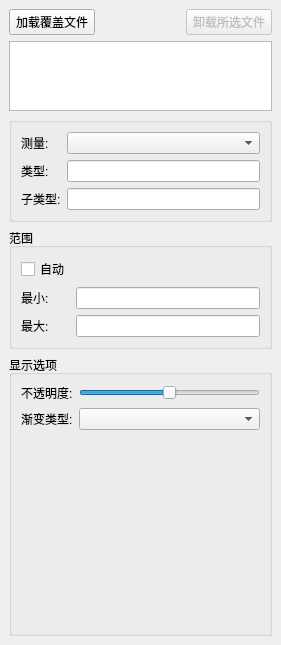
<?xml version="1.0" encoding="UTF-8"?>
<ui version="4.0">
 <class>CoverageOverlayDockWidget</class>
 <widget class="QDockWidget" name="CoverageOverlayDockWidget">
  <property name="geometry">
   <rect>
    <x>0</x>
    <y>0</y>
    <width>281</width>
    <height>523</height>
   </rect>
  </property>
  <property name="allowedAreas">
   <set>Qt::LeftDockWidgetArea|Qt::RightDockWidgetArea</set>
  </property>
  <property name="windowTitle">
   <string>覆盖层叠加</string>
  </property>
  <widget class="QWidget" name="dockWidgetContents">
   <layout class="QVBoxLayout" name="verticalLayout" stretch="0,1,0,0,4">
    <item>
     <layout class="QGridLayout" name="mButtonGridLayout" columnstretch="1,1,1">
      <item row="0" column="2">
       <widget class="QPushButton" name="mUnloadDataButton">
        <property name="enabled">
         <bool>false</bool>
        </property>
        <property name="text">
         <string>卸载所选文件</string>
        </property>
       </widget>
      </item>
      <item row="0" column="0">
       <widget class="QPushButton" name="mLoadDataButton">
        <property name="text">
         <string>加载覆盖文件</string>
        </property>
       </widget>
      </item>
      <item row="0" column="1">
       <spacer name="mLoadUnloadSpacer">
        <property name="orientation">
         <enum>Qt::Horizontal</enum>
        </property>
        <property name="sizeHint" stdset="0">
         <size>
          <width>40</width>
          <height>20</height>
         </size>
        </property>
       </spacer>
      </item>
     </layout>
    </item>
    <item>
     <widget class="QListWidget" name="mLoadedDataList">
      <property name="horizontalScrollBarPolicy">
       <enum>Qt::ScrollBarAlwaysOff</enum>
      </property>
      <property name="editTriggers">
       <set>QAbstractItemView::DoubleClicked|QAbstractItemView::EditKeyPressed</set>
      </property>
      <property name="textElideMode">
       <enum>Qt::ElideMiddle</enum>
      </property>
      <property name="sortingEnabled">
       <bool>false</bool>
      </property>
     </widget>
    </item>
    <item>
     <widget class="QGroupBox" name="mCoverageDataGroup">
      <property name="title">
       <string/>
      </property>
      <layout class="QGridLayout" name="gridLayout">
       <item row="0" column="1">
        <widget class="QComboBox" name="mFieldSelector"/>
       </item>
       <item row="0" column="0">
        <widget class="QLabel" name="mFieldLabel">
         <property name="text">
          <string>测量:</string>
         </property>
        </widget>
       </item>
       <item row="1" column="1">
        <widget class="QLineEdit" name="mTypeValue">
         <property name="readOnly">
          <bool>true</bool>
         </property>
        </widget>
       </item>
       <item row="1" column="0">
        <widget class="QLabel" name="mTypeLabel">
         <property name="text">
          <string>类型:</string>
         </property>
        </widget>
       </item>
       <item row="2" column="0">
        <widget class="QLabel" name="mSubTypeLabel">
         <property name="text">
          <string>子类型:</string>
         </property>
        </widget>
       </item>
       <item row="2" column="1">
        <widget class="QLineEdit" name="mSubtypeValue">
         <property name="readOnly">
          <bool>true</bool>
         </property>
        </widget>
       </item>
      </layout>
     </widget>
    </item>
    <item>
     <widget class="QGroupBox" name="mRangeGroup">
      <property name="enabled">
       <bool>true</bool>
      </property>
      <property name="title">
       <string>范围</string>
      </property>
      <layout class="QFormLayout" name="formLayout">
       <item row="0" column="0">
        <widget class="QCheckBox" name="mAutoScaleCheck">
         <property name="text">
          <string>自动</string>
         </property>
        </widget>
       </item>
       <item row="1" column="0">
        <widget class="QLabel" name="mMinimumLabel">
         <property name="text">
          <string>最小:</string>
         </property>
        </widget>
       </item>
       <item row="1" column="1">
        <widget class="QLineEdit" name="mMinimumEdit"/>
       </item>
       <item row="2" column="0">
        <widget class="QLabel" name="mMaximumLabel">
         <property name="text">
          <string>最大:</string>
         </property>
        </widget>
       </item>
       <item row="2" column="1">
        <widget class="QLineEdit" name="mMaximumEdit"/>
       </item>
      </layout>
     </widget>
    </item>
    <item>
     <widget class="QGroupBox" name="mDisplayGroup">
      <property name="title">
       <string>显示选项</string>
      </property>
      <layout class="QVBoxLayout" name="verticalLayout_2" stretch="0,1">
       <item>
        <layout class="QGridLayout" name="mDisplayControlsLayout" columnstretch="0,1">
         <item row="0" column="0">
          <widget class="QLabel" name="mOpacityLabel">
           <property name="text">
            <string>不透明度:</string>
           </property>
          </widget>
         </item>
         <item row="0" column="1">
          <widget class="QSlider" name="mOpacitySlider">
           <property name="maximum">
            <number>255</number>
           </property>
           <property name="pageStep">
            <number>32</number>
           </property>
           <property name="value">
            <number>127</number>
           </property>
           <property name="orientation">
            <enum>Qt::Horizontal</enum>
           </property>
          </widget>
         </item>
         <item row="1" column="0">
          <widget class="QLabel" name="mGradientLabel">
           <property name="text">
            <string>渐变类型:</string>
           </property>
          </widget>
         </item>
         <item row="1" column="1">
          <widget class="QComboBox" name="mGradientSelector"/>
         </item>
        </layout>
       </item>
       <item>
        <layout class="QHBoxLayout" name="mLegendLayout" stretch="0,1">
         <item>
          <widget class="UtQtGradientLegend" name="mGradientLegend" native="true"/>
         </item>
         <item>
          <spacer name="mLegentSpacer">
           <property name="orientation">
            <enum>Qt::Horizontal</enum>
           </property>
           <property name="sizeHint" stdset="0">
            <size>
             <width>195</width>
             <height>188</height>
            </size>
           </property>
          </spacer>
         </item>
        </layout>
       </item>
      </layout>
     </widget>
    </item>
   </layout>
  </widget>
 </widget>
 <customwidgets>
  <customwidget>
   <class>UtQtGradientLegend</class>
   <extends>QWidget</extends>
   <header>UtQtGradientLegend.hpp</header>
   <container>1</container>
  </customwidget>
 </customwidgets>
 <tabstops>
  <tabstop>mLoadDataButton</tabstop>
  <tabstop>mUnloadDataButton</tabstop>
  <tabstop>mLoadedDataList</tabstop>
  <tabstop>mFieldSelector</tabstop>
  <tabstop>mTypeValue</tabstop>
  <tabstop>mSubtypeValue</tabstop>
  <tabstop>mAutoScaleCheck</tabstop>
  <tabstop>mMinimumEdit</tabstop>
  <tabstop>mMaximumEdit</tabstop>
  <tabstop>mGradientSelector</tabstop>
 </tabstops>
 <resources/>
 <connections/>
</ui>
